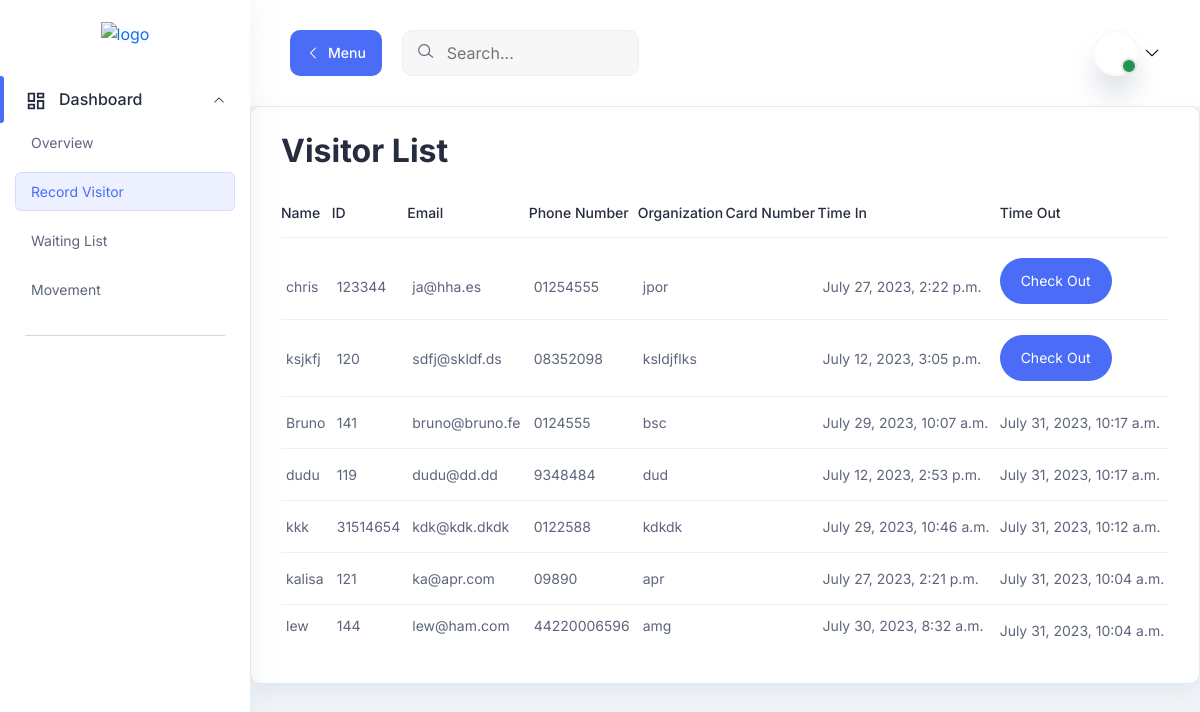
The app's page /movements/ with its own data.
### records/models.py (models this page shows, shortened)
class Movement(models.Model):
    visitor = models.ForeignKey(Visitor, on_delete=models.CASCADE, to_field='id_passport_nbr', related_name='movements')
    purpose = models.CharField(max_length=200)
    time_in = models.DateTimeField()
    time_out = models.DateTimeField(blank=True, null=True)
    devices = models.CharField(max_length=200, blank=True)
    comment = models.TextField(blank=True)
    card = models.OneToOneField(Card, on_delete=models.SET_NULL, blank=True, null=True)

class Visitor(models.Model):
    id_passport_nbr = models.CharField(max_length=100, primary_key=True)
    first_name = models.CharField(max_length=100)
    surname = models.CharField(max_length=100)
    organization = models.CharField(max_length=100)
    position = models.CharField(max_length=100)
    country_of_origin = models.CharField(max_length=100)
    email = models.EmailField()
    address = models.CharField(max_length=200)
    mobile_phone = models.CharField(max_length=20)

### records/views.py (the view)
# urls.py: path('movements/', views.movements, name='movements'),
def movements(request):
    checked_in_visitors = Movement.objects.filter(time_out__isnull=True)
    checked_out_visitors = Movement.objects.exclude(time_out__isnull=True)
    checked_in_visitors = checked_in_visitors.order_by('-id')
    checked_out_visitors = checked_out_visitors.order_by('-time_out')
    movements = list(checked_in_visitors) + list(checked_out_visitors)
    context = {'movements': movements}
    return render(request, 'records/movement.html', context)

### records/templates/records/movement.html (shortened to what this page needs)
{% extends "base.html" %}
{% load static %}
{% block content %}
<main class="main-wrapper">
<header class="header">
    <div class="container-fluid">
      <div class="row">
        <div class="col-lg-5 col-md-5 col-6">
          <div class="header-left d-flex align-items-center">
            <div class="menu-toggle-btn mr-20">
              <button
                id="menu-toggle"
                class="main-btn primary-btn btn-hover"
              >
                <i class="lni lni-chevron-left me-2"></i> Menu
              </button>
            </div>
            <div class="header-search d-none d-md-flex">
              <form action="#">
                <input type="text" placeholder="Search..." />
                <button><i class="lni lni-search-alt"></i></button>
              </form>
            </div>
          </div>
        </div>
        <div class="col-lg-7 col-md-7 col-6">
          <div class="header-right">
            <div class="profile-box ml-15">
              <button
                class="dropdown-toggle bg-transparent border-0"
                type="button"
                id="profile"
                data-bs-toggle="dropdown"
                aria-expanded="false"
              >
                <div class="profile-info">
                  <div class="info">
                    <div class="image">
                      <span class="status"></span>
                    </div>
                  </div>
                </div>
                <i class="lni lni-chevron-down"></i>
              </button>
            </div>
          </div>
        </div>
      </div>
    </div>
  </header>
<section class="table-components">
        <div class="tables-wrapper">
        <div class="row">
            <div class="col-lg-12">
            <div class="card-style mb-30">
                <h1 class="mb-10">Visitor List</h1>
                <div class="table-wrapper table-responsive">
                <table class="table">
                    <thead>
                    <tr>
                        <th><h6>Name</h6></th>
                        <th><h6>ID</h6></th>
                        <th><h6>Email</h6></th>
                        <th><h6>Phone Number</h6></th>
                        <th><h6>Organization</h6></th>
                        <th><h6>Card Number</h6></th>
                        <th><h6>Time In</h6></th>
                        <th><h6>Time Out</h6></th>
                    </tr>
                    </thead>
                    <tbody>
                    {% for movement in movements %}
                    <tr>
                        <td class="min-width">
                            <p>{{ movement.visitor.first_name }}</p>
                        </td>
                        <td class="min-width">
                        <p>{{ movement.visitor.id_passport_nbr}}</p>
                        </td>
                        <td class="min-width">
                        <p>{{ movement.visitor.email }}</p>
                        </td>
                        <td class="min-width">
                            <p>{{ movement.visitor.mobile_phone }}</p>
                        </td>
                        <td class="min-width">
                          <p>{{ movement.visitor.organization }}</p>
                        </td>
                        <td class="min-width">
                        </td>
                        <td class="min-width">
                          <p>{{ movement.time_in }}</p>
                        </td>
                        <td>
                          {% if movement.time_out %}
                          <p>{{ movement.time_out }}</p>
                          {% else %}
                          <form method="post" action="{% url 'records:check_out_visitor' visitor_id=movement.visitor.id_passport_nbr %}">
                              <input type="submit" class="main-btn active-btn rounded-full btn-hover btn-sm" value="Check Out">
                          </form>
                          {% endif %}
                        </td>
                    </tr>
                    {% endfor %}
                    </tbody>
                </table>
                </div>
            </div>
            </div>
    </div>
    </div>
</section>
</main>
{% endblock content %}

### records/templates/base.html (shortened to what this page needs)
{% load static %}
<!DOCTYPE html>
<html lang="en">
    <head>
        <link rel="stylesheet" href="{% static 'assets/css/bootstrap.min.css' %}" />
        <link rel="stylesheet" href="{% static 'assets/css/lineicons.css' %}" />
        <link rel="stylesheet" href="{% static 'assets/css/materialdesignicons.min.css' %}" />
        <link rel="stylesheet" href="{% static 'assets/css/fullcalendar.css' %}" />
        <link rel="stylesheet" href="{% static 'assets/css/fullcalendar.css' %}" />
        <link rel="stylesheet" href="{% static 'assets/css/main.css' %}" />
    </head>
    <body>
        {% include 'partials/sidebar.html' %}
        {% block content %}
        {% endblock content %}
    </body>
</html>

### records/templates/partials/sidebar.html (shortened to what this page needs)
{% load static %}
<aside class="sidebar-nav-wrapper">
    <div class="navbar-logo">
      <a href="{% url 'records:record_visitor' %}">
        <img src="https://bsc.rw/wp-content/uploads/2023/01/BSC-High-res.-vector-logo-01@2x-1-160x69.png" alt="logo" />
      </a>
    </div>
    <nav class="sidebar-nav">
      <ul>
        <li class="nav-item nav-item-has-children">
          <a
            href="#0"
            data-bs-toggle="collapse"
            data-bs-target="#ddmenu_1"
            aria-controls="ddmenu_1"
            aria-expanded="false"
            aria-label="Toggle navigation"
          >
            <span class="icon">
            </span>
            <span class="text">Dashboard</span>
          </a>
          <ul id="ddmenu_1" class="collapse show dropdown-nav">
            <li>
              <a href="{% url 'records:overview' %}">Overview </a>
            </li>
            <li>
              <a href="{% url 'records:record_visitor' %}" class="active"> Record Visitor </a>
            </li>
            <li>
              <a href="{% url 'records:visitors' %}"> Waiting List </a>
            </li>
            <li>
              <a href="{% url 'records:movements' %}"> Movement </a>
            </li>
          </ul>
        </li>
        <span class="divider"><hr /></span>
      </ul>
    </nav>
  </aside>

### records/templates/partials/navbar.html (shortened to what this page needs)
{% load static %}

### static/assets/css/fullcalendar.css (style rules this page uses)
:root { --fc-daygrid-event-dot-width:8px;--fc-list-event-dot-width:10px;--fc-list-event-hover-bg-color:#f5f5f5 }

### records on screen
Movement: visitor.first_name "chris", visitor.id_passport_nbr "123344", visitor.email "ja@hha.es", visitor.mobile_phone "01254555", visitor.organization "jpor", time_in "July 27, 2023, 2:22 p.m."
Movement: visitor.first_name "ksjkfj", visitor.id_passport_nbr "120", visitor.email "sdfj@skldf.ds", visitor.mobile_phone "08352098", visitor.organization "ksldjflks", time_in "July 12, 2023, 3:05 p.m."
Movement: visitor.first_name "Bruno", visitor.id_passport_nbr "141", visitor.email "bruno@bruno.fe", visitor.mobile_phone "0124555", visitor.organization "bsc", time_in "July 29, 2023, 10:07 a.m.", time_out "July 31, 2023, 10:17 a.m."
Movement: visitor.first_name "dudu", visitor.id_passport_nbr "119", visitor.email "dudu@dd.dd", visitor.mobile_phone "9348484", visitor.organization "dud", time_in "July 12, 2023, 2:53 p.m.", time_out "July 31, 2023, 10:17 a.m."
Movement: visitor.first_name "kkk", visitor.id_passport_nbr "31514654", visitor.email "kdk@kdk.dkdk", visitor.mobile_phone "0122588", visitor.organization "kdkdk", time_in "July 29, 2023, 10:46 a.m.", time_out "July 31, 2023, 10:12 a.m."
Movement: visitor.first_name "kalisa", visitor.id_passport_nbr "121", visitor.email "ka@apr.com", visitor.mobile_phone "09890", visitor.organization "apr", time_in "July 27, 2023, 2:21 p.m.", time_out "July 31, 2023, 10:04 a.m."
Movement: visitor.first_name "lew", visitor.id_passport_nbr "144", visitor.email "lew@ham.com", visitor.mobile_phone "44220006596", visitor.organization "amg", time_in "July 30, 2023, 8:32 a.m.", time_out "July 31, 2023, 10:04 a.m."
